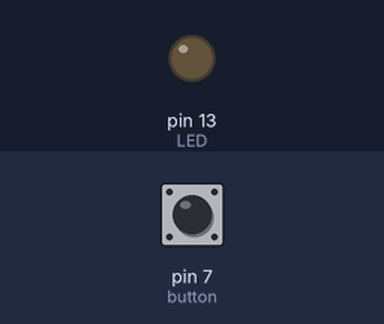
Recording of a sketch running on a simulated Arduino Uno, built with avr-gcc and run on an emulated ATmega328P. On the bench: output pins drawn as LEDs (lit = HIGH). Inputs (shaded band) come from the test bench; at power-on: pin 7 (button) HIGH. What the sketch prints to the serial monitor is not drawn.

Above: at 1.2 s.
1.3 s: pin 7 (button) pulled LOW for 0.15 s
At 1.38 s:
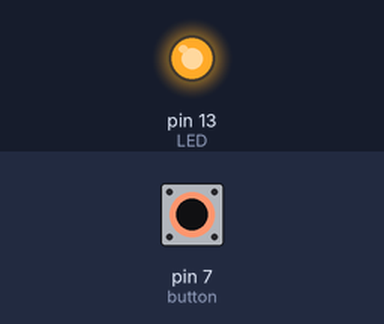
2.9 s: pin 7 (button) pulled LOW for 3.2 s
At 6.9 s:
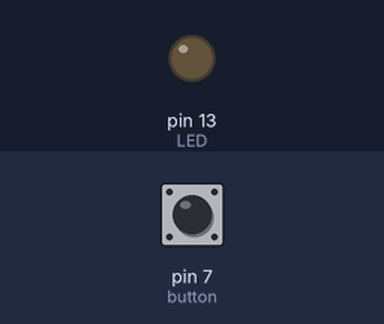
Timing chart, 0 to 8.4 s (numbered marks = the images above; inputs shaded):
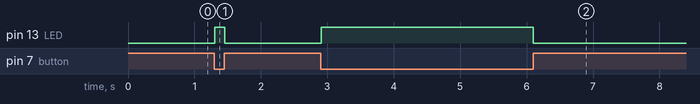

Measured:
- after the input at 1.3 s, pin 13 (LED): LOW → HIGH at once, → LOW 0.15 s later
- after the input at 2.9 s, pin 13 (LED): LOW → HIGH at once, → LOW 3.2 s later

The sketch:

button_input.ino
```cpp
#define button 7
#define LED 13

void setup() {
  pinMode(button, INPUT_PULLUP);
  pinMode(LED, OUTPUT);
  Serial.begin(9600);
}

void loop() {
  if (digitalRead(button) == LOW) {
    Serial.println(digitalRead(button));
    digitalWrite(LED, HIGH);
  }
  else {
    Serial.println(digitalRead(button));
    digitalWrite(LED, LOW);
  }

}
```
